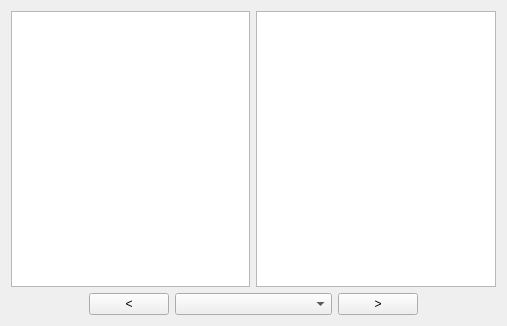
<?xml version="1.0" encoding="UTF-8"?>
<ui version="4.0">
 <class>Pagination</class>
 <widget class="QWidget" name="Pagination">
  <property name="geometry">
   <rect>
    <x>0</x>
    <y>0</y>
    <width>507</width>
    <height>326</height>
   </rect>
  </property>
  <property name="windowTitle">
   <string>Form</string>
  </property>
  <layout class="QVBoxLayout" name="verticalLayout">
   <item>
    <layout class="QHBoxLayout" name="horizontalLayout_2">
     <item>
      <widget class="QTableView" name="tableView"/>
     </item>
     <item>
      <widget class="QTableView" name="tableView_2"/>
     </item>
    </layout>
   </item>
   <item>
    <layout class="QHBoxLayout" name="horizontalLayout">
     <item alignment="Qt::AlignRight">
      <widget class="QPushButton" name="pushButton_2">
       <property name="text">
        <string>&lt;</string>
       </property>
      </widget>
     </item>
     <item>
      <widget class="QComboBox" name="comboBox"/>
     </item>
     <item alignment="Qt::AlignLeft">
      <widget class="QPushButton" name="pushButton">
       <property name="text">
        <string>&gt;</string>
       </property>
      </widget>
     </item>
    </layout>
   </item>
  </layout>
 </widget>
 <resources/>
 <connections/>
</ui>
